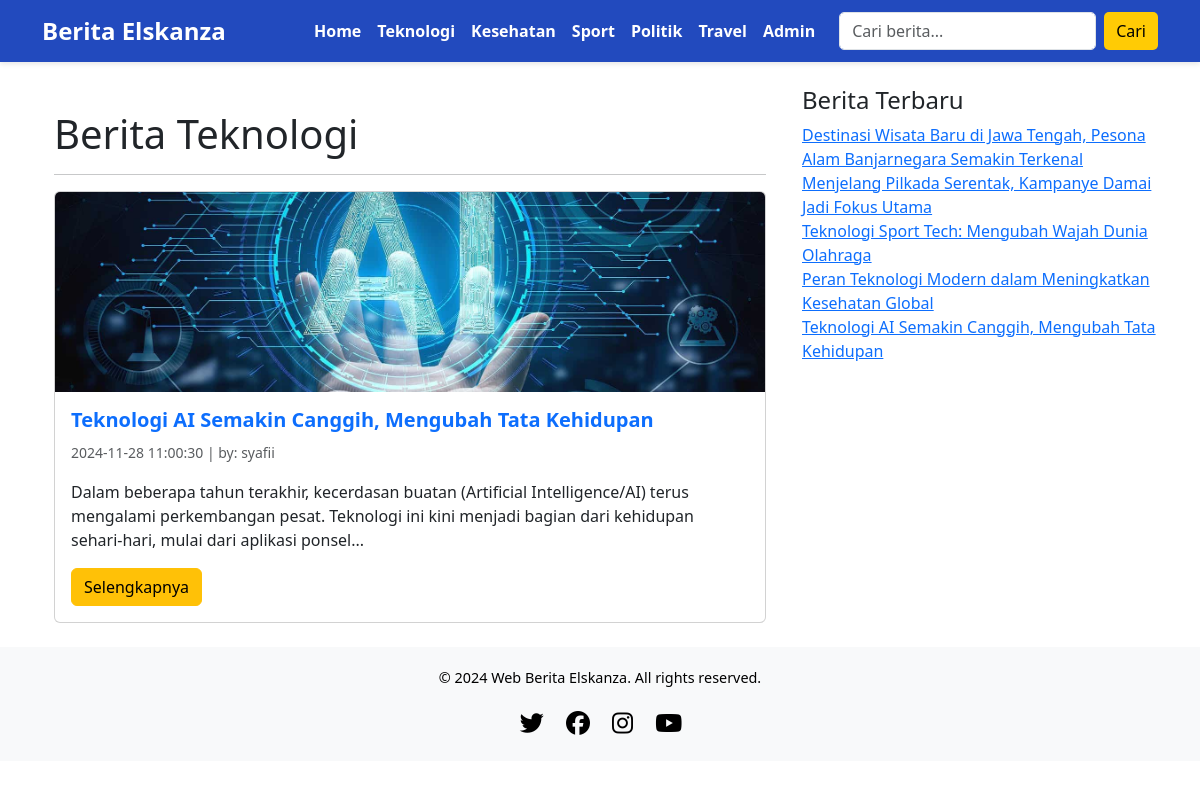
The page /?module=teknologi on the database its author committed.
### tables this page shows
CREATE TABLE `berita` (
  `id_berita` int(11) NOT NULL,
  `id_kategori` int(11) NOT NULL,
  `id_user` int(11) NOT NULL,
  `judul` varchar(255) NOT NULL,
  `isi_berita` text NOT NULL,
  `gambar` varchar(100) NOT NULL,
  `tgl_posting` timestamp NOT NULL DEFAULT current_timestamp() ON UPDATE current_timestamp()
);

CREATE TABLE `user` (
  `id` int(11) NOT NULL,
  `username` varchar(50) NOT NULL,
  `password` varchar(50) NOT NULL,
  `level` varchar(50) NOT NULL
);

### index.php (the view, shortened to what this page needs)
<!DOCTYPE html>
<html lang="id">
<head>
    <link href="https://cdn.jsdelivr.net/npm/bootstrap@5.3.3/dist/css/bootstrap.min.css" rel="stylesheet">
    <link href="https://cdnjs.cloudflare.com/ajax/libs/font-awesome/6.5.0/css/all.min.css" rel="stylesheet">
</head>
<body>
    <nav class="navbar navbar-expand-lg">
        <div class="container">
            <a class="navbar-brand" href="./">Berita Elskanza</a>
            <div class="collapse navbar-collapse" id="navbarNav">
                <ul class="navbar-nav ms-auto">
                    <li class="nav-item"><a class="nav-link" href="index.php">Home</a></li>
                    <li class="nav-item"><a class="nav-link" href="?module=teknologi">Teknologi</a></li>
                    <li class="nav-item"><a class="nav-link" href="?module=kesehatan">Kesehatan</a></li>
                    <li class="nav-item"><a class="nav-link" href="?module=sport">Sport</a></li>
                    <li class="nav-item"><a class="nav-link" href="?module=politik">Politik</a></li>
                    <li class="nav-item"><a class="nav-link" href="?module=travel">Travel</a></li>
                    <li class="nav-item"><a class="nav-link" href="admin/login.php">Admin</a></li>
                </ul>
                <form class="d-flex search-form ms-3" method="GET" action="index.php">
                    <input class="form-control" type="search" name="search" placeholder="Cari berita..." aria-label="Search">
                    <button class="btn btn-warning ms-2" type="submit">Cari</button>
                </form>
            </div>
        </div>
    </nav>
    <div class="container mt-4">
        <div class="row">
            <div class="col-md-8">
                <?php
                require "koneksi.php";
                if (isset($_GET['search'])) {
                    $search = $_GET['search'];
                    $result = mysqli_query($koneksi, "SELECT * FROM berita WHERE judul LIKE '%$search%'");
                    if (mysqli_num_rows($result) > 0) {
                        while ($row = mysqli_fetch_array($result)) {
                            echo "
                            <div class='card mb-3'>
                                <div class='card-body'>
                                    <h5 class='card-title'>{$row['judul']}</h5>
                                    <p class='card-text'>".substr($row['isi_berita'], 0, 200)."...</p>
                                    <a href='?module=detailberita&id={$row['id_berita']}' class='btn btn-warning text-dark'>Baca selengkapnya</a>
                                </div>
                            </div>";
                        }
                    } else {
                        echo "<p>Berita tidak ditemukan.</p>";
                    }
                } else {
                    include 'main.php';
                }
                ?>
            </div>
            <aside class="col-md-4 sidebar">
                <div class="widget">
                    <h4>Berita Terbaru</h4>
                    <ul class="list-unstyled">
                        <?php
                        $sebelum = mysqli_query($koneksi, "SELECT * FROM berita ORDER BY id_berita DESC LIMIT 5");
                        while ($s = mysqli_fetch_array($sebelum)) {
                            echo "<li><a href='?module=detailberita&id=$s[id_berita]'>$s[judul]</a></li>";
                        }
                        ?>
                    </ul>
                </div>
            </aside>
        </div>
    </div>
    <footer class="text-center">
    <div class="container">
        <p>&copy; <script>document.write(new Date().getFullYear());</script> Web Berita Elskanza. All rights reserved.</p>
        <div class="social-icons mt-3">
            <a href="#" class="me-2"><i class="fa-brands fa-twitter"></i></a>
            <a href="#" class="me-2"><i class="fa-brands fa-facebook"></i></a>
            <a href="#" class="me-2"><i class="fa-brands fa-instagram"></i></a>
            <a href="#" class="me-2"><i class="fa-brands fa-youtube"></i></a>
        </div>
    </div>
</footer>
</body>
</html>

### main.php (shortened to what this page needs)
<!DOCTYPE html>
<html lang="id">
<head>
    <link rel="stylesheet" href="https://cdn.jsdelivr.net/npm/bootstrap@5.3.2/dist/css/bootstrap.min.css">
</head>
<body>
    <div class="container mt-4">
        <div class="blog-post">
            <?php
            include "admin/koneksi.php";
            function tampilkanBerita($koneksi, $id_kategori, $kategori_nama) {
                $query = mysqli_query($koneksi, "SELECT * FROM berita WHERE id_kategori='$id_kategori' ORDER BY id_berita DESC");
                echo "<h1>Berita $kategori_nama</h1><hr>";
                if (mysqli_num_rows($query) > 0) {
                    while ($t = mysqli_fetch_array($query)) {
                        $u = mysqli_query($koneksi, "SELECT * FROM user WHERE id='$t[id_user]'");
                        $nu = mysqli_fetch_array($u);
                        ?>
                        <div class="card mb-4">
                            <?php if ($t['gambar'] != '') { ?>
                                <img src="admin/foto_berita/<?php echo $t['gambar']; ?>" class="card-img-top" alt="Gambar Berita" style="object-fit: cover; height: 200px;">
                            <?php } ?>
                            <div class="card-body">
                                <a href="?module=detailberita&id=<?php echo $t['id_berita']; ?>" class="text-decoration-none">
                                    <h2 class="card-title"><?php echo $t['judul']; ?></h2>
                                </a>
                                <p class="card-text">
                                    <small class="text-muted"><?php echo $t['tgl_posting']; ?> | by: <?php echo $nu['username']; ?></small>
                                </p>
                                <p class="card-text">
                                    <?php
                                    $isi_berita = htmlentities(strip_tags($t['isi_berita']));
                                    $isi = substr($isi_berita, 0, 210);
                                    $isi = substr($isi, 0, strrpos($isi, " "));
                                    echo $isi . '...';
                                    ?>
                                </p>
                                <a href="?module=detailberita&id=<?php echo $t['id_berita']; ?>" class="btn btn-warning">Selengkapnya</a>
                            </div>
                        </div>
                        <?php
                    }
                } else {
                    echo "<p>Tidak ada berita dalam kategori $kategori_nama.</p>";
                }
            }
            if ($_GET['module'] == '') {
                $terkini = mysqli_query($koneksi, "SELECT * FROM berita ORDER BY id_berita DESC");
                echo "<h1>Berita Terkini</h1><hr>";
                while ($t = mysqli_fetch_array($terkini)) {
                    $u = mysqli_query($koneksi, "SELECT * FROM user WHERE id='$t[id_user]'");
                    $nu = mysqli_fetch_array($u);
                    ?>
                    <div class="card mb-4">
                        <?php if ($t['gambar'] != '') { ?>
                            <img src="admin/foto_berita/<?php echo $t['gambar']; ?>" class="card-img-top" alt="Gambar Berita" style="object-fit: cover; height: 200px;">
                        <?php } ?>
                        <div class="card-body">
                            <a href="?module=detailberita&id=<?php echo $t['id_berita']; ?>" class="text-decoration-none">
                                <h2 class="card-title"><?php echo $t['judul']; ?></h2>
                            </a>
                            <p class="card-text">
                                <small class="text-muted"><?php echo $t['tgl_posting']; ?> | by: <?php echo $nu['username']; ?></small>
                            </p>
                            <p class="card-text">
                                <?php
                                $isi_berita = htmlentities(strip_tags($t['isi_berita']));
                                $isi = substr($isi_berita, 0, 210);
                                $isi = substr($isi, 0, strrpos($isi, " "));
                                echo $isi . '...';
                                ?>
                            </p>
                            <a href="?module=detailberita&id=<?php echo $t['id_berita']; ?>" class="btn btn-warning">Selengkapnya</a>
                        </div>
                    </div>
                    <?php
                }
            }
            elseif ($_GET['module'] == 'teknologi') {
                tampilkanBerita($koneksi, 1, 'Teknologi');
            } elseif ($_GET['module'] == 'kesehatan') {
                tampilkanBerita($koneksi, 2, 'Kesehatan');
            } elseif ($_GET['module'] == 'sport') {
                tampilkanBerita($koneksi, 6, 'Olahraga');
            } elseif ($_GET['module'] == 'politik') {
                tampilkanBerita($koneksi, 7, 'Politik');
            } elseif ($_GET['module'] == 'travel') {
                tampilkanBerita($koneksi, 8, 'Travel');
            } else {
                echo "<p>Halaman tidak ditemukan.</p>";
            }
            ?>
        </div>
    </div>
</body>
</html>

### index.php (style rules this page uses)
body { font-family: 'Poppins', sans-serif; }
.navbar { background-color: #224abe; padding: 10px 0; position: sticky; top: 0; z-index: 1030; box-shadow: 0 2px 5px rgba(0, 0, 0, 0.1); }
.navbar-brand { color: white; font-size: 1.5rem; font-weight: 600; }
.navbar-nav .nav-link { color: white; font-weight: 600; transition: color 0.3s ease; }
.search-form input { border-radius: 5px; }
.search-form button { background-color: #ffcb05; border: none; border-radius: 5px; }
.card-title { font-size: 1.25rem; font-weight: 600; }
footer { background-color: #f8f9fa; padding: 20px 0; }
footer p { margin: 0; font-size: 0.9rem; color: black; }
.social-icons a { color: black; margin: 0 10px; font-size: 1.5rem; transition: color 0.3s ease; }
.sidebar { padding-left: 15px; }

### main.php (style rules this page uses)
.navbar-brand { font-size: 1.5rem; font-weight: bold; color: white !important; transition: transform 0.5s ease-in-out, color 0.3s ease-in-out; }

### rows shown on the page
berita: gambar (picture), judul "Teknologi AI Semakin Canggih, Mengubah Tata Kehidupan", tgl_posting "2024-11-28 11:00:30", id_user.username "syafii", isi_berita "Dalam beberapa tahun terakhir, kecerdasan buatan (Artificial Intelligence/AI) terus mengalami perkembangan pesat. Teknologi ini kini menjadi bagian dari kehidupan sehari-hari, mulai dari aplikasi ponsel"
berita: judul "Destinasi Wisata Baru di Jawa Tengah, Pesona Alam Banjarnegara Semakin Terkenal"
berita: judul "Menjelang Pilkada Serentak, Kampanye Damai Jadi Fokus Utama"
berita: judul "Teknologi Sport Tech: Mengubah Wajah Dunia Olahraga"
berita: judul "Peran Teknologi Modern dalam Meningkatkan Kesehatan Global"

### other values the page prints
$kategori_nama "Teknologi"
